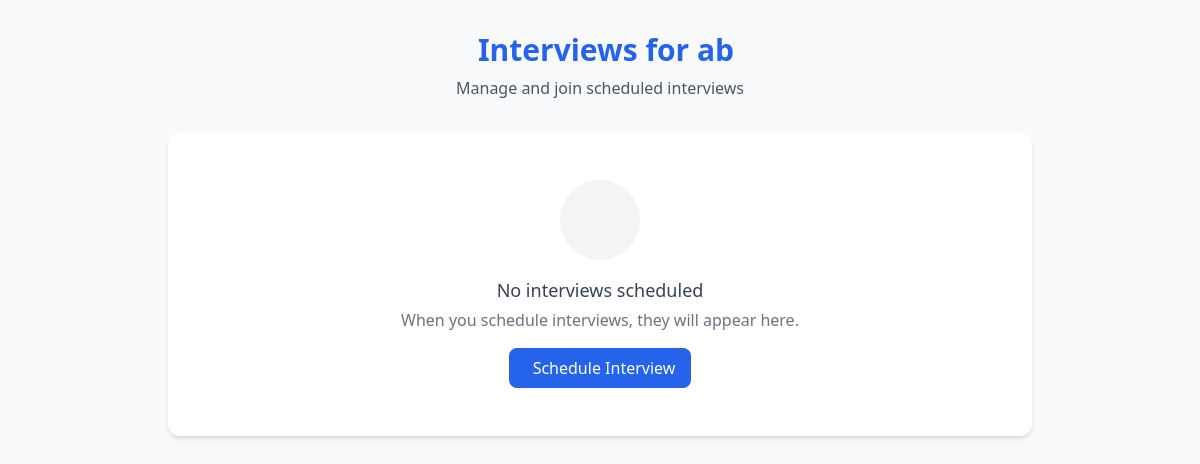
Before: /interviews/interviews/1/ with the older database file.
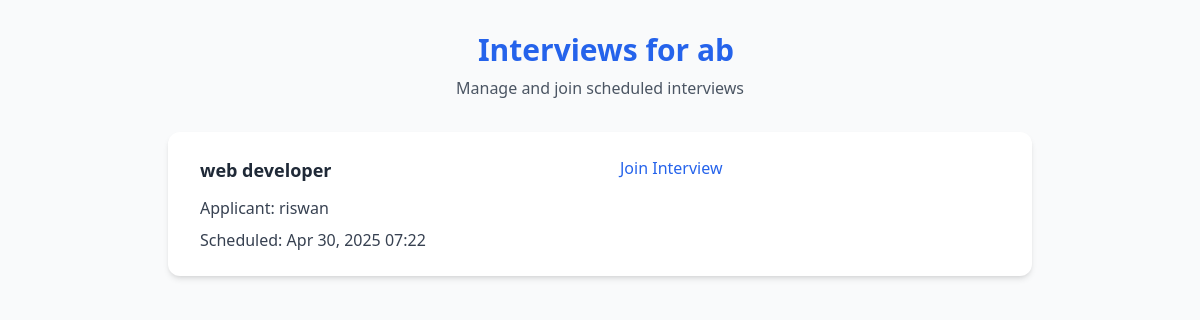
After: the same page with the newer database file.
### interviews/models.py (models this page shows)
class Interview(models.Model):
    job_application = models.ForeignKey(JobApplication, on_delete=models.CASCADE, related_name='interviews')
    scheduled_time = models.DateTimeField()
    interview_link = models.URLField()

### jobs/models.py (models this page shows, shortened)
class JobApplication(models.Model):
    job = models.ForeignKey(JobPosting, on_delete=models.CASCADE, related_name='applications')
    applicant = models.ForeignKey(User, on_delete=models.CASCADE, related_name='applications')
    applied_on = models.DateTimeField(auto_now_add=True)
    status = models.CharField(max_length=50, choices=[
        ('pending', 'Pending'),
        ('accepted', 'Accepted'),
        ('rejected', 'Rejected'),
        ('interview_scheduled', 'Interview Scheduled'),
        ('offer_made', 'Offer Made'),
    ],
     default='pending'
    )
    cv = models.FileField(upload_to='cvs/', blank=True, null=True)

class JobPosting(models.Model):
    organization = models.ForeignKey(Organization, on_delete=models.CASCADE, related_name='job_postings')
    title = models.CharField(max_length=255)
    description = models.TextField()
    required_qualifications = models.TextField()
    required_skills = models.ManyToManyField(Skill, blank=True)  # Use the same Skill model
    location = models.CharField(max_length=100)
    posted_on = models.DateTimeField(auto_now_add=True)
    application_deadline = models.DateTimeField()
    job_post_image = models.ImageField(upload_to='job_images/', blank=True, null=True)
    posted_by = models.ForeignKey(User,on_delete=models.SET_NULL,null=True,related_name='posted_jobs')

### interviews/views.py (the view)
# urls.py: path('interviews/<int:org_id>/', interview_list, name='interview_list'),
def interview_list(request, org_id):
    organization = get_object_or_404(Organization, id=org_id)  # Get organization
    job_posts = JobPosting.objects.filter(organization=organization)  # Get job posts of this organization
    interviews = Interview.objects.filter(job_application__job__in=job_posts)  # Filter interviews via job application
    context = {
        'organization': organization,
        'interviews': interviews,
    }
    return render(request, 'interviews/interview_list.html', context)

### interviews/templates/interviews/interview_list.html (shortened to what this page needs)
{% load static tailwind_tags %}
<!DOCTYPE html>
<html lang="en">
<head>
    {% tailwind_css %}
    <link href="https://cdn.jsdelivr.net/npm/remixicon@3.5.0/fonts/remixicon.css" rel="stylesheet">
</head>
<body class="bg-gray-50 min-h-screen">
    <div class="max-w-4xl mx-auto px-4 py-8">
        <div class="text-center mb-8">
            <h1 class="text-3xl font-bold text-blue-600 mb-2 flex items-center justify-center">
                Interviews for {{ organization.name }}
            </h1>
            <p class="text-gray-600">Manage and join scheduled interviews</p>
        </div>
        <div class="bg-white rounded-xl shadow-md overflow-hidden">
            {% if interviews %}
            <ul class="divide-y divide-gray-200">
                {% for interview in interviews %}
                <li class="p-6 hover:bg-gray-50 transition-colors duration-150">
                    <div class="grid grid-cols-1 md:grid-cols-2 gap-6">
                        <div>
                            <div class="flex items-center mb-3">
                                <h3 class="font-semibold text-lg text-gray-800">
                                    {{ interview.job_application.job.title }}
                                </h3>
                            </div>
                            <div class="space-y-2">
                                <div class="flex items-center">
                                    <span class="text-gray-700">
                                        <span class="font-medium">Applicant:</span>
                                        {{ interview.job_application.applicant.username }}
                                    </span>
                                </div>
                                <div class="flex items-center">
                                    <span class="text-gray-700">
                                        <span class="font-medium">Scheduled:</span>
                                        {{ interview.scheduled_time|date:"M d, Y H:i" }}
                                    </span>
                                </div>
                            </div>
                        </div>
                        <div class="flex flex-col justify-between">
                            <div class="flex items-center mb-4">
                                <a href="{{ interview.interview_link }}" target="_blank"
                                   class="text-blue-600 hover:text-blue-800 hover:underline flex items-center">
                                    Join Interview
                                </a>
                            </div>
                        </div>
                    </div>
                </li>
                {% endfor %}
            </ul>
            {% else %}
            <div class="text-center py-12">
                <div class="mx-auto w-20 h-20 bg-gray-100 rounded-full flex items-center justify-center mb-4">
                </div>
                <h3 class="text-lg font-medium text-gray-700 mb-1">No interviews scheduled</h3>
                <p class="text-gray-500">When you schedule interviews, they will appear here.</p>
                <a href="#" class="mt-4 inline-flex items-center px-4 py-2 bg-blue-600 text-white rounded-lg hover:bg-blue-700 transition-colors">
                     Schedule Interview
                </a>
            </div>
            {% endif %}
        </div>
    </div>
</body>
</html>

Changed rows visible on the page:
added Interview: job_application.job "web developer", job_application.applicant.username "riswan", scheduled_time "Apr 30, 2025 07:22"
Other visible differences:
text no longer shown: "No interviews scheduled When you schedule interviews, they will appear here. Schedule Interview"
